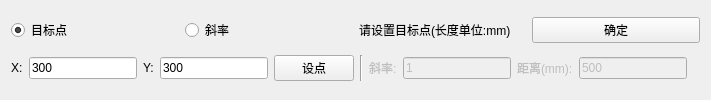
     <widget class="QWidget" name="T1Tab">
      <attribute name="title">
       <string>①</string>
      </attribute>
      <layout class="QGridLayout" name="gridLayout_4">
       <item row="0" column="0">
        <layout class="QHBoxLayout" name="horizontalLayout_3">
         <item>
          <widget class="QRadioButton" name="T1AimsRadioBtn">
           <property name="text">
            <string>目标点</string>
           </property>
           <property name="checked">
            <bool>true</bool>
           </property>
          </widget>
         </item>
         <item>
          <widget class="QRadioButton" name="T1SlopeRadioBtn">
           <property name="text">
            <string>斜率</string>
           </property>
          </widget>
         </item>
         <item>
          <widget class="QLabel" name="T1TipLabel">
           <property name="text">
            <string>请设置目标点(长度单位:mm)</string>
           </property>
          </widget>
         </item>
         <item>
          <widget class="QPushButton" name="T1ConfirmBtn">
           <property name="text">
            <string>确定</string>
           </property>
          </widget>
         </item>
        </layout>
       </item>
       <item row="1" column="0">
        <layout class="QHBoxLayout" name="horizontalLayout_2">
         <item>
          <widget class="QLabel" name="T1AimsXLabel">
           <property name="text">
            <string>X:</string>
           </property>
          </widget>
         </item>
         <item>
          <widget class="QLineEdit" name="T1AimsXLineEdit">
           <property name="sizePolicy">
            <sizepolicy hsizetype="Fixed" vsizetype="Fixed">
             <horstretch>0</horstretch>
             <verstretch>0</verstretch>
            </sizepolicy>
           </property>
           <property name="text">
            <string>300</string>
           </property>
          </widget>
         </item>
         <item>
          <widget class="QLabel" name="T1AimsYLabel">
           <property name="text">
            <string>Y:</string>
           </property>
          </widget>
         </item>
         <item>
          <widget class="QLineEdit" name="T1AimsYLineEdit">
           <property name="sizePolicy">
            <sizepolicy hsizetype="Fixed" vsizetype="Fixed">
             <horstretch>0</horstretch>
             <verstretch>0</verstretch>
            </sizepolicy>
           </property>
           <property name="text">
            <string>300</string>
           </property>
          </widget>
         </item>
         <item>
          <widget class="QPushButton" name="T1SetSpotBtn">
           <property name="text">
            <string>设点</string>
           </property>
          </widget>
         </item>
         <item>
          <widget class="Line" name="line_2">
           <property name="orientation">
            <enum>Qt::Vertical</enum>
           </property>
          </widget>
         </item>
         <item>
          <widget class="QLabel" name="T1SlopeLabel">
           <property name="enabled">
            <bool>false</bool>
           </property>
           <property name="text">
            <string>斜率:</string>
           </property>
          </widget>
         </item>
         <item>
          <widget class="QLineEdit" name="T1SlopeLineEdit">
           <property name="enabled">
            <bool>false</bool>
           </property>
           <property name="minimumSize">
            <size>
             <width>30</width>
             <height>0</height>
            </size>
           </property>
           <property name="text">
            <string>1</string>
           </property>
          </widget>
         </item>
         <item>
          <widget class="QLabel" name="T1DistanceLabel">
           <property name="enabled">
            <bool>false</bool>
           </property>
           <property name="text">
            <string>距离(mm):</string>
           </property>
          </widget>
         </item>
         <item>
          <widget class="QLineEdit" name="T1DistanceLineEdit">
           <property name="enabled">
            <bool>false</bool>
           </property>
           <property name="minimumSize">
            <size>
             <width>30</width>
             <height>0</height>
            </size>
           </property>
           <property name="text">
            <string>500</string>
           </property>
          </widget>
         </item>
         <item>
          <spacer name="horizontalSpacer">
           <property name="orientation">
            <enum>Qt::Horizontal</enum>
           </property>
           <property name="sizeHint" stdset="0">
            <size>
             <width>13</width>
             <height>17</height>
            </size>
           </property>
          </spacer>
         </item>
        </layout>
       </item>
      </layout>
     </widget>
